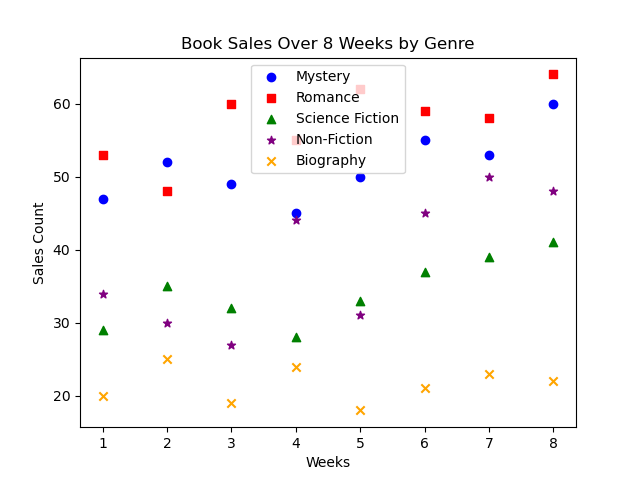

Write Python code to recreate this figure.

import matplotlib.pyplot as plt

# Data provided
data = [
    {'Genre': 'Week1', 'Mystery': 47, 'Romance': 53, 'Science Fiction': 29, 'Non-Fiction': 34, 'Biography': 20},
    {'Genre': 'Week2', 'Mystery': 52, 'Romance': 48, 'Science Fiction': 35, 'Non-Fiction': 30, 'Biography': 25},
    {'Genre': 'Week3', 'Mystery': 49, 'Romance': 60, 'Science Fiction': 32, 'Non-Fiction': 27, 'Biography': 19},
    {'Genre': 'Week4', 'Mystery': 45, 'Romance': 55, 'Science Fiction': 28, 'Non-Fiction': 44, 'Biography': 24},
    {'Genre': 'Week5', 'Mystery': 50, 'Romance': 62, 'Science Fiction': 33, 'Non-Fiction': 31, 'Biography': 18},
    {'Genre': 'Week6', 'Mystery': 55, 'Romance': 59, 'Science Fiction': 37, 'Non-Fiction': 45, 'Biography': 21},
    {'Genre': 'Week7', 'Mystery': 53, 'Romance': 58, 'Science Fiction': 39, 'Non-Fiction': 50, 'Biography': 23},
    {'Genre': 'Week8', 'Mystery': 60, 'Romance': 64, 'Science Fiction': 41, 'Non-Fiction': 48, 'Biography': 22}
]

# Preparing the data for plotting
weeks = [d['Genre'].replace('Week', '') for d in data]
mystery = [d['Mystery'] for d in data]
romance = [d['Romance'] for d in data]
science_fiction = [d['Science Fiction'] for d in data]
non_fiction = [d['Non-Fiction'] for d in data]
biography = [d['Biography'] for d in data]

# Plotting the data
plt.scatter(weeks, mystery, color='blue', marker='o', label='Mystery')
plt.scatter(weeks, romance, color='red', marker='s', label='Romance')
plt.scatter(weeks, science_fiction, color='green', marker='^', label='Science Fiction')
plt.scatter(weeks, non_fiction, color='purple', marker='*', label='Non-Fiction')
plt.scatter(weeks, biography, color='orange', marker='x', label='Biography')

# Adding title and labels
plt.title('Book Sales Over 8 Weeks by Genre')
plt.xlabel('Weeks')
plt.ylabel('Sales Count')
plt.legend()

# Showing the plot
plt.show()
